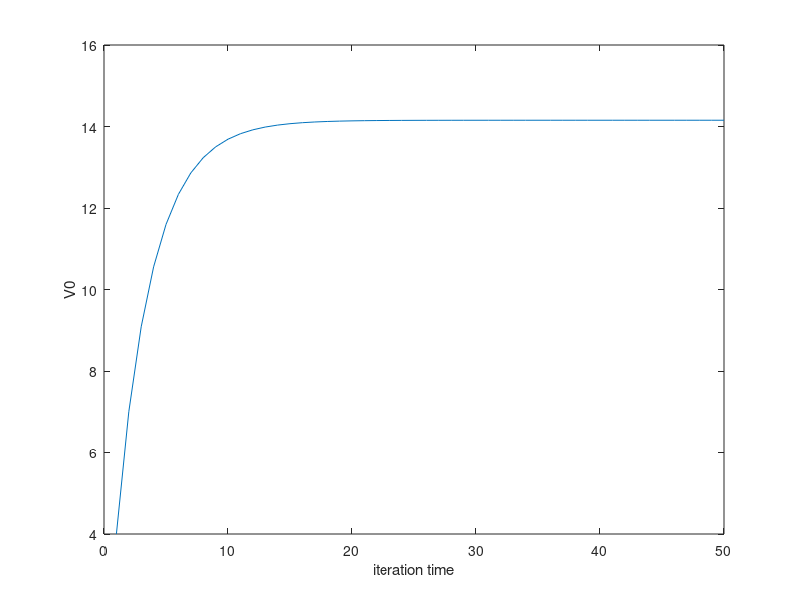
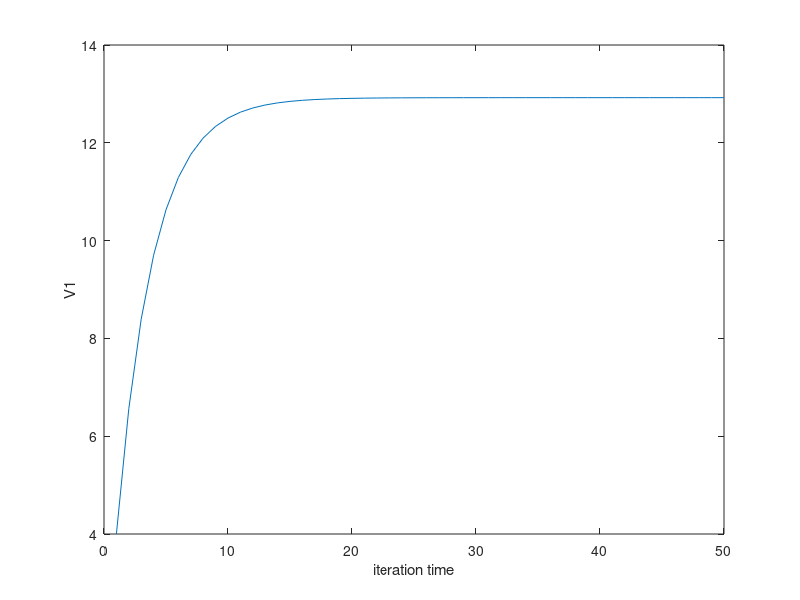

Here is the MATLAB script that generated these plots, in order:
clear
clc
V1=0;
V0=0;
V=[V0;V1];
r=3/4;
R0=[1;4];
R1=[3;2];
P0=[1/3 2/3;1/2 1/2];
P1=[1/4 3/4;2/3 1/3];
iter=50;
t=1:1:iter;
for i=1:iter
    q_state0(:,i)=R0+r*P0*V;
V(1)=max(q_state0(:,i));
q_state1(:,i)=R1+r*P1*V;
V(2)=max(q_state1(:,i));
VO(i,:)=V;
end
figure
plot(t,VO(:,1));
xlabel('iteration time')
ylabel('V0')
figure
plot(t,VO(:,2));
xlabel('iteration time')
ylabel('V1')